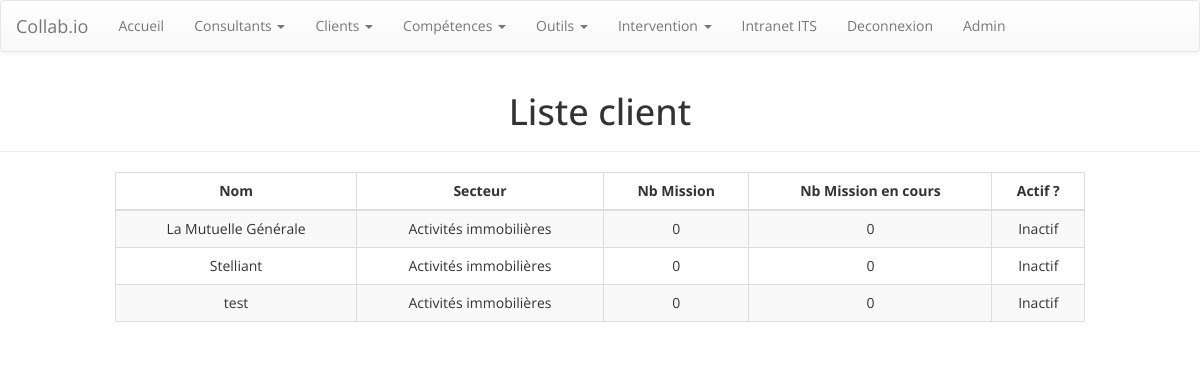
/client/ (signed in), run on an earlier commit of the app's database.
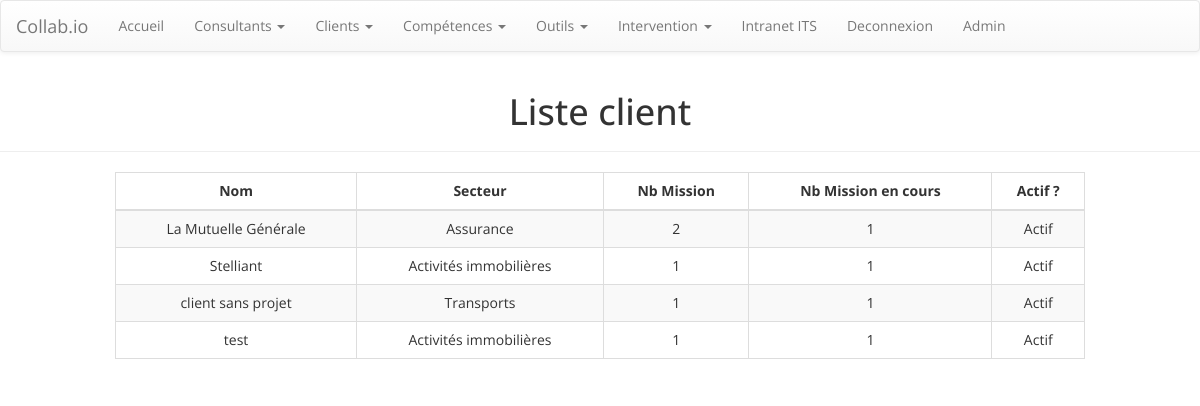
And on a later commit of the database.
### collab/models.py (models this page shows, shortened)
class client(models.Model):
    nomClient = models.CharField(max_length=250)
    SECTEUR = (
        ('1','Activités immobilières '),
        ('2','Agriculture'),
        ('3','Agroalimentaire'),
        ('4','Armée, sécurité'),
        ('5','Art, Design'),
        ('6','Assurance'),
        ('6B','Assurance de Personne'),
        ('7','Audiovisuel, Spectacle, Cinéma'),
        ('8','Audit, Études et conseils, Expertise'),
        ('9','Automobile et  réparation automobile '),
        ('10','Banque'),
        ('11','Bois / Papier / Carton'),
        ('12','BTP, Architecture'),
        ('13','Chimie / Parachimie'),
        ('14','Commerce / Négoce'),
        ('15','Commerce du jeu '),
        ('16','Construction aéronautique, ferroviaire et navale'),
        ('17','Culture, Artisanat d\'art'),
        ('18','Distribution'),
        ('19','Droit, justice'),
        ('20','e-commerce'),
        ('21','Édition / imprimerie / reproduction / Communication / Multimédia'),
        ('22','Edition, Journalisme'),
        ('23','Électricité'),
        ('24','Electronique, Electrotechnique'),
        ('25','Energie'),
        ('26','Enseignement et éducation '),
        ('27','Environnement'),
        ('28','Fonction publique'),
        ('29','Hôtellerie , Café, Tabac et Restauration'),
        ('30','Imprimerie'),
        ('3D','Industrie'),
        ('31','Industrie du tabac '),
        ('32','Industrie pharmaceutique'),
        ('33','Informatique, Numérique et Réseaux'),
        ('34','Logistique'),
        ('35','Machines et équipements'),
        ('36','Maintenance, entretien'),
        ('37','Marketing, publicité, Communication'),
        ('38','Matériaux de construction, , Transformations'),
        ('39','Métallurgie'),
        ('40','Mode / Textile / Habillement / Chaussure'),
        ('41','Plastique / Caoutchouc'),
        ('42','Poste et télécommunications '),
        ('43','Recherche et développement '),
        ('44','Récupération '),
        ('45','Santé, médical'),
        ('46','Services aux entreprises'),
        ('47','Social, Services à la personne'),
        ('48','Sport et loisirs'),
        ('49','Tourisme'),
        ('50','Transports')
    )
    domaineClient = models.CharField(max_length=2, choices=SECTEUR, default='1')
    logoClient = models.ImageField(upload_to='collab/static/collab', blank=True, null=True)

class experiences(models.Model):
    missionThemis = models.BooleanField('Mission Thémis', default=True, help_text="Décochez la coche, s’il s’agit d’une mission pour le compte d’une autre société")
    nomMission = models.CharField('Niveau d’intervention', max_length=300, help_text="Indiquez le poste occupé par le consultant lors de l’intervention ex : (Consultant BI)")
    dateDebut = models.DateField('date de début de mission')
    dateFin = models.DateField('date de fin de mission', blank=True, null=True)
    client = models.ForeignKey(client, on_delete=models.CASCADE, null=True)
    employeur = models.CharField('Employeur lors de l’intervention', max_length=300,default='', blank=True, help_text=" Dans le cas où la coche « Mission Thémis » est décochée, merci d’indiquer pour le compte de quelle société avez-vous effectué cette intervention ?")
    mandataire = models.CharField(max_length=300,default='',blank=True, help_text="Si vous êtes passez par un intermédiaire, merci d’indiquer le nom de la société sous-traitante (ex :Eugena)")
    service = models.CharField('Direction ou Service Client', max_length=300,default='',blank=True, help_text='Indiquez la Direction ou le Service du client dans lequel le consultant est intervenu')
    resumeIntervention =  RichTextField('Contexte de l’intervention', default='', blank=True)
    descriptifMission =  RichTextField('Descriptif de la mission', default='', blank=True, help_text='Décrire l’intervention en détail')
    environnementMission =  RichTextField('Environnement Technique', default='', blank=True, null=True)
    pourcentageIntervention = models.IntegerField('Pourcentage du temps passé en intervention', default=100, validators=[MaxValueValidator(100),MinValueValidator(1)],blank=True)
    collaborateurMission = models.ForeignKey(collaborateurs, on_delete=models.CASCADE, default='', verbose_name='Collaborateur', help_text='Utilisez la liste pour rattacher le collaborateur à la mission')
    projetDeLaMission = models.ForeignKey(projet, on_delete=models.SET_NULL, default='', null=True, verbose_name='Projet de la mission', blank=True)
    class Meta:
        verbose_name = 'Intervention'

### collab/views.py (the view)
# urls.py: path('client/', views.liste_client, name='liste_client'),
def liste_client(request):
    template = loader.get_template('collab/liste_client2.html')
    client_list= client.objects.all().order_by('nomClient')
    context={'clients':client_list}
    return HttpResponse(template.render(context, request))

### collab/templatetags/collab_extras.py (called while the page is built)
@register.filter(name='recup_client_secteur_propre')
def recup_client_secteur_propre(client_id):
    secteur = get_object_or_404(client, pk=client_id).get_domaineClient_display()
    return secteur

@register.filter(name='recup_mission')
def recup_mission(id_client):
    missions = experiences.objects.filter(client=id_client).count()
    return missions

@register.filter(name='recup_mission_en_cours')
def recup_mission_en_cours(id_client):
    missions = experiences.objects.filter(client=id_client)
    nb=0
    if not missions:
        nb=0
    else:
        for mission in missions:
            date_fin=mission.dateFin
            if date_fin == None:
                nb+=1
            elif date_fin > datetime.date.today():
                nb+=1
            else:
                continue
    return nb

@register.filter(name='statut_client')
def statut_client(id_client):
    missions = experiences.objects.filter(client=id_client)
    if not missions:
        statut = "Inactif"
    else:
        for mission in missions:
            date_fin=mission.dateFin
            if date_fin == None:
                statut = "Actif"
                break
            elif date_fin > datetime.date.today():
                statut = "Actif"
                break
            else:
                statut = "Inactif"
    return statut

### collab/templates/collab/liste_client2.html
{% extends 'collab/base.html' %}
{% load collab_extras %}
{% block content %}
    <div class="page-header">
        <h1 class="text-center">Liste client</h1></div>
    <div class="container" id="container">
        <div class="row">
            <div class="col-lg-10 col-lg-offset-1 col-md-10 col-md-offset-1 col-sm-10 col-sm-offset-1 col-xs-12">
                <div class="table-responsive" id="liste-consultant">
                    <table class="table table-striped table-bordered table-hover" data-toggle="table" data-pagination="true" data-search="true">
                        <thead>
                            <tr class="text-center">
                                <th class="text-center" data-sortable="true">Nom </th>
                                <th class="hidden-xs hidden-sm text-center" data-sortable="true">Secteur </th>
                                <th class="text-center" data-sortable="true">Nb Mission</th>
                                <th class="text-center" data-sortable="true">Nb Mission en cours</th>
                                <th class="hidden-xs hidden-sm text-center" data-sortable="true">Actif ?</th>
                            </tr>
                        </thead>
                        <tbody>
                            {% for cli in clients %}
                            {% with truc=cli.pk %}
                            <tr>
                                <td>{{cli.nomClient}} </td>
                                <td class="hidden-xs hidden-sm">{{truc|recup_client_secteur_propre }} </td>
                                <td>{{truc|recup_mission}} </td>
                                <td>{{truc|recup_mission_en_cours}} </td>
                               <td class="hidden-xs hidden-sm">{{truc|statut_client}}</td>
                            </tr>
                            {% endwith %}
                            {% endfor %}
                        </tbody>
                    </table>
                </div>
            </div>
        </div>
    </div>
{% endblock %}

### collab/templates/collab/base.html (shortened to what this page needs)
{% load static %}
{% load admin_urls %}
<!DOCTYPE html>
<html lang="fr">
<head>
    <link rel="stylesheet" href={% static "collab/assets/bootstrap/css/bootstrap.min.css" %}>
    <link rel="stylesheet" href={% static "collab/assets/css/styles.css" %}>
    <link rel="stylesheet" href={% static "collab/assets/css/Full-Width-Center-Container.css" %}>
    <link rel="stylesheet" href={% static "collab/assets/css/Simple-Profile-Info.css" %}>
    <link rel="stylesheet" href={% static "collab/assets/css/Google-Style-Login.css" %}>
    <link rel="stylesheet" href="https://unpkg.com/bootstrap-table@1.16.0/dist/bootstrap-table.min.css">
</head>
<body>
    <nav class="navbar navbar-default">
        <div class="container-fluid">
            <div class="navbar-header"><a class="navbar-brand navbar-link" href="{% url 'index'%}">Collab.io</a>
            </div>
            <div class="collapse navbar-collapse" id="navcol-1">
                <ul class="nav navbar-nav">
                    <li role="presentation"><a href="{% url 'index'%}">Accueil</a></li>
                    <li class="dropdown"><a class="dropdown-toggle" data-toggle="dropdown" aria-expanded="false" href="#">Consultants <span class="caret"></span></a>
                    </li>
                    <li class="dropdown"><a class="dropdown-toggle" data-toggle="dropdown" aria-expanded="false" href="#">Clients <span class="caret"></span></a>
                    </li>
                    <li class="dropdown"><a class="dropdown-toggle" data-toggle="dropdown" aria-expanded="false" href="#">Compétences <span class="caret"></span></a>
                    </li>
                    <li class="dropdown"><a class="dropdown-toggle" data-toggle="dropdown" aria-expanded="false" href="#">Outils <span class="caret"></span></a>
                    </li>
                    <li class="dropdown"><a class="dropdown-toggle" data-toggle="dropdown" aria-expanded="false" href="#">Intervention <span class="caret"></span></a>
                    </li>
                    <li role="presentation"><a href="https://intranet.itsgroup.fr/" target="_blank">Intranet ITS </a></li>
                    {% if user.is_authenticated %}
                    <li role="presentation"><a href="{% url 'logout' %}" id="nav_login" class="navbar-nav ml-auto">Deconnexion</a></li>
                    <li role="presentation"><a href="{% url 'admin:index'%}" id="nav_login" class="navbar-nav ml-auto">Admin </a></li>
                    {% else %}
                    <li role="presentation"><a href="{% url 'login' %}" id="nav_login" class="navbar-nav ml-auto">Connexion</a></li>
                    {% endif %}
                </ul>
            </div>
        </div>
    </nav>
    {% if user.is_authenticated %}
    {% block content %}
    {% endblock %}
    {% else %}
    <p style="text-align:center;"> <b>Veuillez vous <a href="/accounts/login">identifier</a></b></p>
    {% endif %}
</body>
</html>

### collab/static/collab/assets/css/styles.css (style rules this page uses)
div#liste-consultant.table-responsive { text-align:center; }
table th.text-center, table td.text-center { text-align:center; }
.table > tbody > tr > td { vertical-align:middle; }

### collab/static/collab/assets/css/Full-Width-Center-Container.css (style rules this page uses)
div#container.container { width:100%; }

### collab/static/collab/assets/css/Simple-Profile-Info.css (style rules this page uses)
* { -webkit-border-radius:0 0 0 0; border-radius:0 0 0 0; font-family:'Open Sans'; }

What changed in the data, as far as the page shows it:
changed client "La Mutuelle Générale": pk|recup_client_secteur_propre "Activités immobilières" → "Assurance"; pk|recup_mission "0" → "2"; pk|recup_mission_en_cours "0" → "1"; pk|statut_client "Inactif" → "Actif"
computed for client "Stelliant": pk|recup_mission "0" → "1"; pk|recup_mission_en_cours "0" → "1"; pk|statut_client "Inactif" → "Actif"
added client: nomClient "client sans projet", pk|recup_client_secteur_propre "Transports", pk|recup_mission "1", pk|recup_mission_en_cours "1", pk|statut_client "Actif"
computed for client "test": pk|recup_mission "0" → "1"; pk|recup_mission_en_cours "0" → "1"; pk|statut_client "Inactif" → "Actif"
